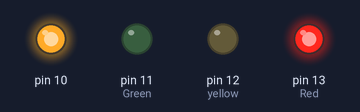
Simulated run of this sketch. Board: Arduino Uno, built with avr-gcc and run on an emulated ATmega328P. Parts: output pins drawn as LEDs (lit = HIGH).

Above: at 2.0 s.
At 5.0 s:
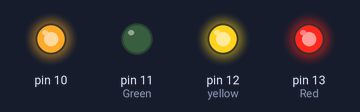
At 10.0 s:
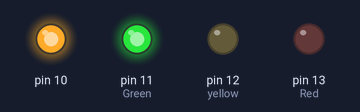
At 15.0 s:
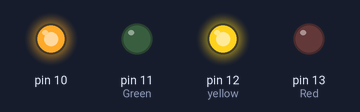
Timing chart, 0 to 18.4 s (numbered marks = the images above):
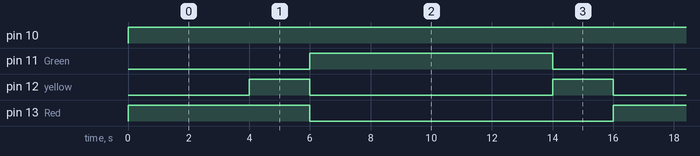

Measured:
- by itself, pin 10: LOW → HIGH at 0.00 s
- by itself, pin 11 (Green): alternates HIGH for 8.0 s and LOW for 8.0 s
- by itself, pin 12 (yellow): repeats every 16.0 s: LOW 8.0 s, HIGH 2.0 s, LOW 4.0 s, HIGH 2.0 s
- by itself, pin 13 (Red): alternates HIGH for 6.0 s and LOW for 10.0 s

The sketch:

Colour_light.ino
```cpp
#define time1 4000
#define time2 2000
#define time3 8000

void setup() {
 pinMode (13, OUTPUT); //Red
 pinMode (12, OUTPUT); //yellow
 pinMode (11, OUTPUT); //Green
 pinMode (10, OUTPUT);
}

void loop() {

  digitalWrite (10,1);


  digitalWrite (13, 1);
   delay (time1);
  digitalWrite (12, 1);
   delay (time2);

  digitalWrite (13, 0);
  digitalWrite (12, 0);

  digitalWrite (11, 1);
   delay (time3);
  digitalWrite (11, 0);


  digitalWrite (12, 1);
   delay (time2);
  digitalWrite (12, 0);


}
```
